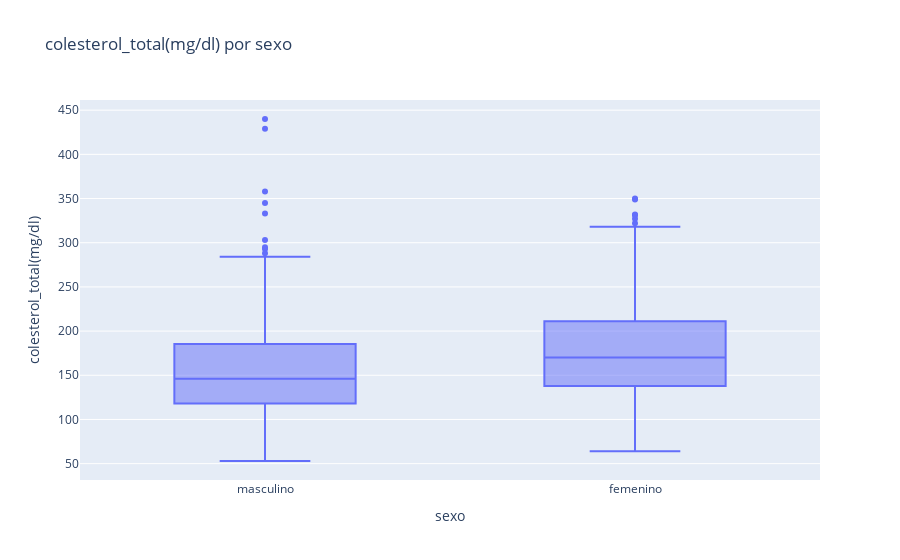
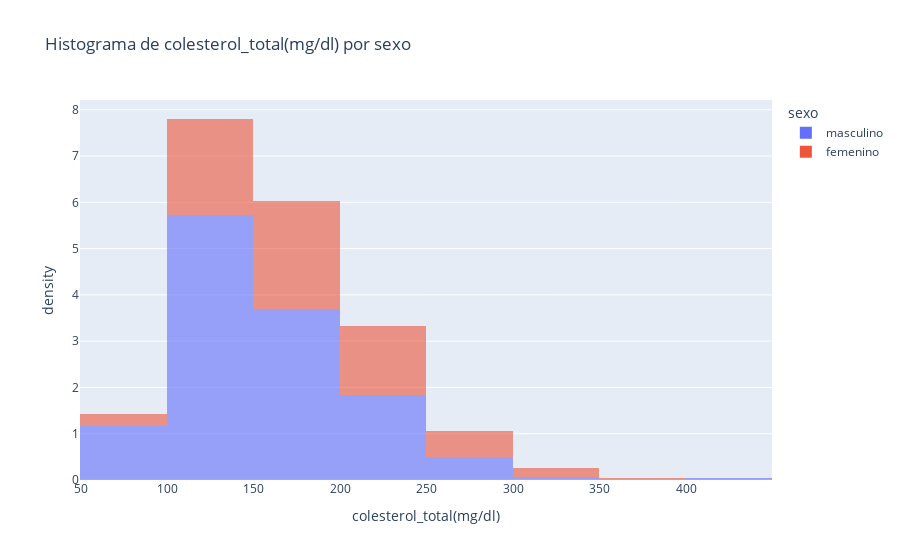
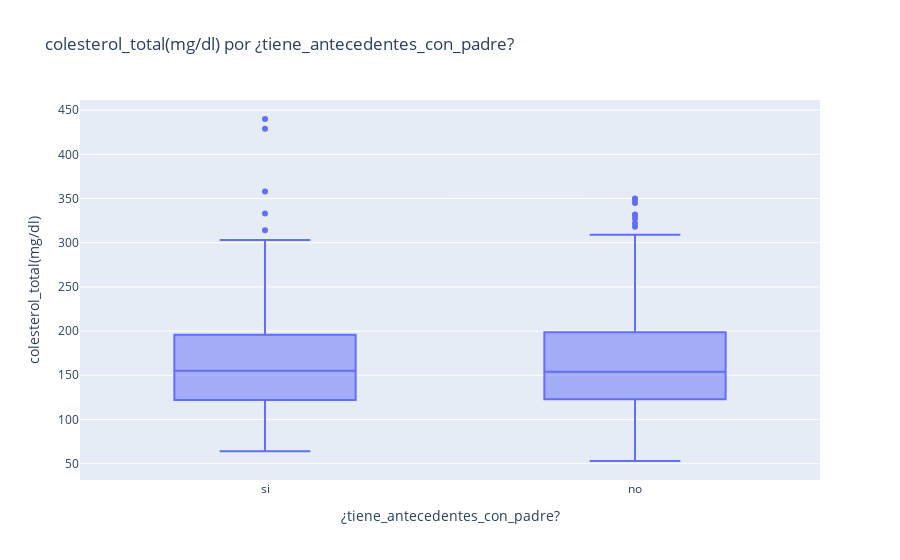
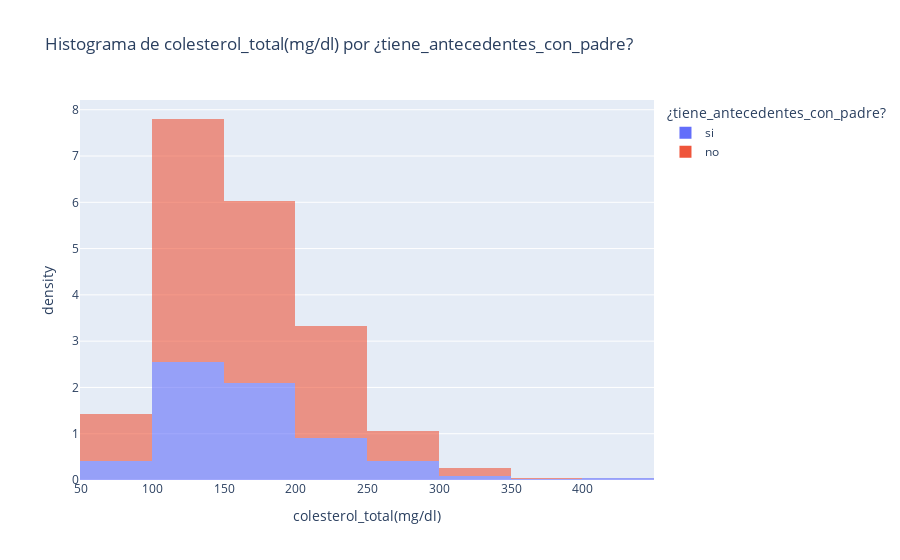

The cell these charts' notebook holds for them, in order:
### Markdown cell above
### Histogramas y Boxplots

### Code cell
columnas = ['colesterol_total(mg/dl)', 'cLDL(mg/dl)', 'HDL(mg/dl)', 'trigliceridos(mg/dl)']
agrupaciones = ['sexo', '¿tiene_antecedentes_con_padre?', '¿tiene_antecedentes_con_madre?', '¿tiene_antecedentes_con_herman?', 'diabetes mellitus', 'hipercolesterolemia', 'dislipidemia']

for columna in columnas:
    for agrupacion in agrupaciones:
        # Gráfico de caja (box plot)
        fig_0 = px.box(datos.datos, x=agrupacion, y=columna, title=f'{columna} por {agrupacion}')
        fig_0.show()

        # Histograma
        fig_1 = px.histogram(datos.datos, x=columna, color=agrupacion, nbins=10, opacity=0.6, histnorm='density', title=f'Histograma de {columna} por {agrupacion}')
        fig_1.show()

### Figure 1 — Plotly figure (JSON) as saved in the notebook; plotly's stock layout.template omitted (floating-point values rounded to 4 significant figures; data arrays with more than 128 entries replaced by an {"elided": "..."} marker saying what was removed)
{"data": [{"alignmentgroup": "True", "hovertemplate": "sexo=%{x}<br>colesterol_total(mg/dl)=%{y}<extra></extra>", "legendgroup": "", "marker": {"color": "#636efa"}, "name": "", "notched": false, "offsetgroup": "", "orientation": "v", "showlegend": false, "type": "box", "x": {"elided": "1007 str values"}, "x0": " ", "xaxis": "x", "y": {"elided": "1007 int values"}, "y0": " ", "yaxis": "y"}], "layout": {"boxmode": "group", "legend": {"tracegroupgap": 0}, "title": {"text": "colesterol_total(mg/dl) por sexo"}, "xaxis": {"anchor": "y", "domain": [0, 1], "title": {"text": "sexo"}}, "yaxis": {"anchor": "x", "domain": [0, 1], "title": {"text": "colesterol_total(mg/dl)"}}}}

### Figure 2 — Plotly figure (JSON) as saved in the notebook; plotly's stock layout.template omitted (floating-point values rounded to 4 significant figures; data arrays with more than 128 entries replaced by an {"elided": "..."} marker saying what was removed)
{"data": [{"alignmentgroup": "True", "bingroup": "x", "histnorm": "density", "hovertemplate": "sexo=masculino<br>colesterol_total(mg/dl)=%{x}<br>density=%{y}<extra></extra>", "legendgroup": "masculino", "marker": {"color": "#636efa", "opacity": 0.6, "pattern": {"shape": ""}}, "name": "masculino", "nbinsx": 10, "offsetgroup": "masculino", "orientation": "v", "showlegend": true, "type": "histogram", "x": {"elided": "656 int values"}, "xaxis": "x", "yaxis": "y"}, {"alignmentgroup": "True", "bingroup": "x", "histnorm": "density", "hovertemplate": "sexo=femenino<br>colesterol_total(mg/dl)=%{x}<br>density=%{y}<extra></extra>", "legendgroup": "femenino", "marker": {"color": "#EF553B", "opacity": 0.6, "pattern": {"shape": ""}}, "name": "femenino", "nbinsx": 10, "offsetgroup": "femenino", "orientation": "v", "showlegend": true, "type": "histogram", "x": {"elided": "350 int values"}, "xaxis": "x", "yaxis": "y"}], "layout": {"barmode": "relative", "legend": {"title": {"text": "sexo"}, "tracegroupgap": 0}, "title": {"text": "Histograma de colesterol_total(mg/dl) por sexo"}, "xaxis": {"anchor": "y", "domain": [0, 1], "title": {"text": "colesterol_total(mg/dl)"}}, "yaxis": {"anchor": "x", "domain": [0, 1], "title": {"text": "density"}}}}

### Figure 3 — Plotly figure (JSON) as saved in the notebook; plotly's stock layout.template omitted (floating-point values rounded to 4 significant figures; data arrays with more than 128 entries replaced by an {"elided": "..."} marker saying what was removed)
{"data": [{"alignmentgroup": "True", "hovertemplate": "¿tiene_antecedentes_con_padre?=%{x}<br>colesterol_total(mg/dl)=%{y}<extra></extra>", "legendgroup": "", "marker": {"color": "#636efa"}, "name": "", "notched": false, "offsetgroup": "", "orientation": "v", "showlegend": false, "type": "box", "x": {"elided": "1007 str values"}, "x0": " ", "xaxis": "x", "y": {"elided": "1007 int values"}, "y0": " ", "yaxis": "y"}], "layout": {"boxmode": "group", "legend": {"tracegroupgap": 0}, "title": {"text": "colesterol_total(mg/dl) por ¿tiene_antecedentes_con_padre?"}, "xaxis": {"anchor": "y", "domain": [0, 1], "title": {"text": "¿tiene_antecedentes_con_padre?"}}, "yaxis": {"anchor": "x", "domain": [0, 1], "title": {"text": "colesterol_total(mg/dl)"}}}}

### Figure 4 — Plotly figure (JSON) as saved in the notebook; plotly's stock layout.template omitted (floating-point values rounded to 4 significant figures; data arrays with more than 128 entries replaced by an {"elided": "..."} marker saying what was removed)
{"data": [{"alignmentgroup": "True", "bingroup": "x", "histnorm": "density", "hovertemplate": "¿tiene_antecedentes_con_padre?=si<br>colesterol_total(mg/dl)=%{x}<br>density=%{y}<extra></extra>", "legendgroup": "si", "marker": {"color": "#636efa", "opacity": 0.6, "pattern": {"shape": ""}}, "name": "si", "nbinsx": 10, "offsetgroup": "si", "orientation": "v", "showlegend": true, "type": "histogram", "x": {"elided": "329 int values"}, "xaxis": "x", "yaxis": "y"}, {"alignmentgroup": "True", "bingroup": "x", "histnorm": "density", "hovertemplate": "¿tiene_antecedentes_con_padre?=no<br>colesterol_total(mg/dl)=%{x}<br>density=%{y}<extra></extra>", "legendgroup": "no", "marker": {"color": "#EF553B", "opacity": 0.6, "pattern": {"shape": ""}}, "name": "no", "nbinsx": 10, "offsetgroup": "no", "orientation": "v", "showlegend": true, "type": "histogram", "x": {"elided": "678 int values"}, "xaxis": "x", "yaxis": "y"}], "layout": {"barmode": "relative", "legend": {"title": {"text": "¿tiene_antecedentes_con_padre?"}, "tracegroupgap": 0}, "title": {"text": "Histograma de colesterol_total(mg/dl) por ¿tiene_antecedentes_con_padre?"}, "xaxis": {"anchor": "y", "domain": [0, 1], "title": {"text": "colesterol_total(mg/dl)"}}, "yaxis": {"anchor": "x", "domain": [0, 1], "title": {"text": "density"}}}}
